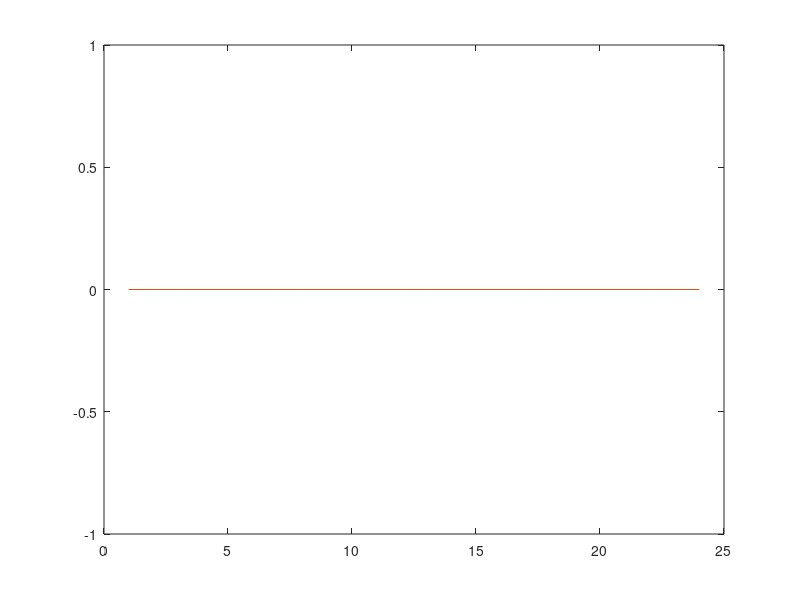

Reproduce this figure in MATLAB.
file_24_1=dir('2017-08-16*');
file_24_6=dir('2017-08-23*');

LTdata_1 = zeros(113, 150, 24);
LTdata_6 = zeros(113, 150, 24);

M_1 = zeros(24, 1);
M_6 = zeros(24, 1);

for n=1:length(file_24_1)
    
    temp_1 = load(file_24_1(n,1).name);
    temp_6 = load(file_24_6(n,1).name);
    
    LTdata_1(:,:,n) = temp_1;
    LTdata_6(:,:,n) = temp_6;
    
    M_1(n,1) = mean(mean(temp_1(50:80,80:120)));
    M_6(n,1) = mean(mean(temp_6(50:80,80:120)));
    
end;

plot(M_1);
hold on 
plot(M_6);